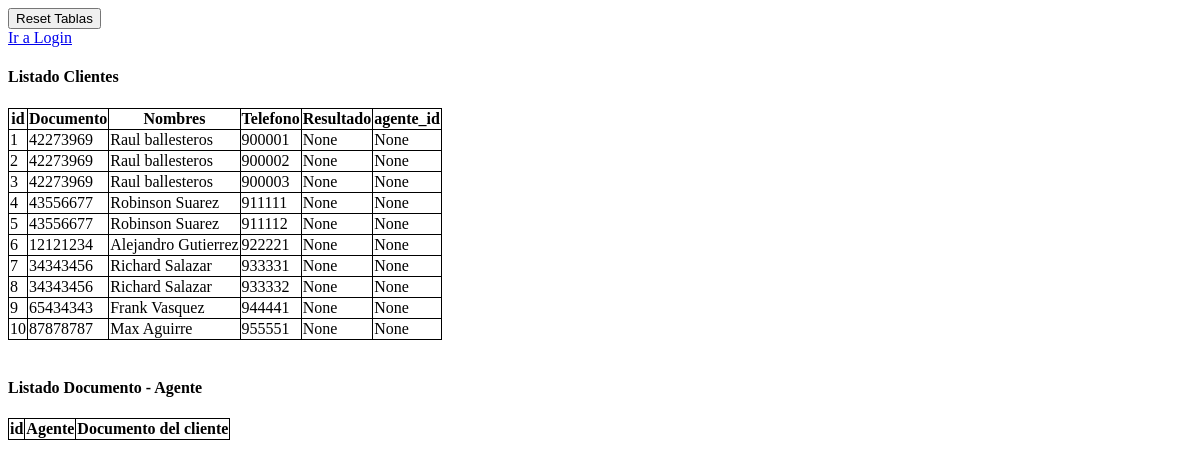
The page /tablas/ (signed in) on the database as committed earlier.
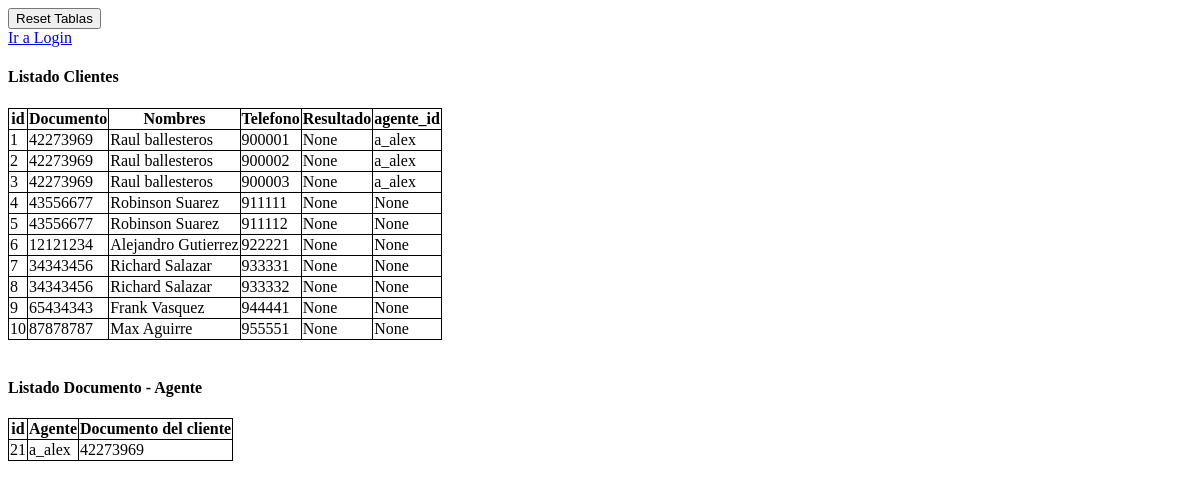
The same page on the database as committed later.
### secutec_login/models.py (models this page shows)
class Cliente(models.Model):
    documento = models.CharField(max_length=45)
    nombres = models.CharField(max_length=250)
    telefono = models.CharField(max_length=13)
    resultado = models.CharField(max_length=4, null=True)
    agente = models.ForeignKey(User, on_delete=models.PROTECT, null=True)

class User(AbstractUser):
    pass

class DocumentoAgente(models.Model):
    documento = models.CharField(max_length=45, null=True)
    agente = models.ForeignKey(User, on_delete=models.PROTECT)

### secutec_login/views.py (the view)
# urls.py: url(r'^tablas/', views.render_tablas, name='listado_tablas'),
@login_required
def render_tablas(request):
    if request.method == 'GET':
        queryset_clts = Cliente.objects.all()
        documento_rel_list = DocumentoAgente.objects.all()
        return render(request, 'dash/tablas.html',
                      {'clientes': queryset_clts,
                       'agente_cliente_list': documento_rel_list})
    if request.method == 'POST':
        Cliente.objects.all().update(resultado=None, agente=None)
        DocumentoAgente.objects.all().delete()
        return HttpResponseRedirect('/tablas/')

### secutec_login/templates/dash/tablas.html (shortened to what this page needs)
<!DOCTYPE html>
<html lang="en">
<head>
</head>
<body>
<form action="" method="post">
  <div class="">
      <button type="submit">Reset Tablas</button>
  </div>
</form>
<a href="/secutec/"> Ir a Login </a>
<h4> Listado Clientes</h4>
<table >
  <tr>
    <th>id</th>
    <th>Documento</th>
    <th>Nombres</th>
    <th>Telefono</th>
    <th>Resultado</th>
    <th>agente_id</th>
  </tr>
  {% for cliente in clientes %}
  <tr>
    <td>{{ cliente.id }} </td>
    <td> {{ cliente.documento }} </td>
    <td> {{ cliente.nombres }} </td>
    <td> {{ cliente.telefono }} </td>
    <td> {{ cliente.resultado }} </td>
    <td> {{ cliente.agente }} </td>
  </tr>
  {% endfor %}
</table>
<br>
<h4> Listado Documento - Agente</h4>
<table >
  <tr>
    <th>id</th>
    <th>Agente</th>
    <th>Documento del cliente</th>
  </tr>
  {% for age in agente_cliente_list %}
  <tr>
    <td> {{ age.id }} </td>
    <td> {{ age.agente }} </td>
    <td> {{ age.documento }} </td>
  </tr>
  {% endfor %}
</table>
</body>
</html>

### secutec_login/templates/dash/tablas.html (style rules this page uses)
table, th, td { border: 1px solid black; border-collapse: collapse; }

Rows that differ between the two databases and show on the page:
changed Cliente id 1: agente "None" → "a_alex"
changed Cliente id 2: agente "None" → "a_alex"
changed Cliente id 3: agente "None" → "a_alex"
added DocumentoAgente: id "21", agente "a_alex", documento "42273969"
